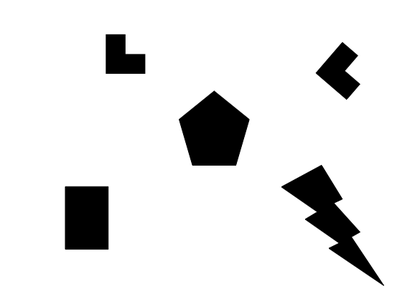
%> input picture problem2/prob2.tiff, 420 x 289 px, shrunk from 585 x 403 before the run
$ octave problem2_579.m   (GNU Octave 9; MATLAB toolbox functions it lacks are replaced by stand-ins)
%> lines starting %> are read from the running program, lines starting %| are printed output that depends on the picture
A=imread('prob2.tiff');
A=double(rgb2gray(A(:,:,1:3)));
%> A: size 289x420 double
image=imrotate(A,30,'bilinear');
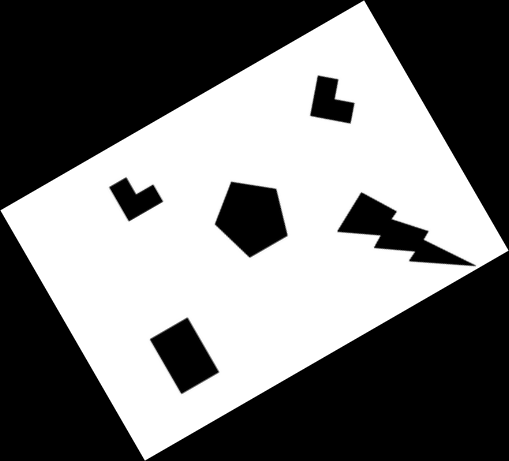
%> image: size 461x509 double; min 0, max 255, mean 118.6
imwrite(image,'prob2_rotate.tiff');
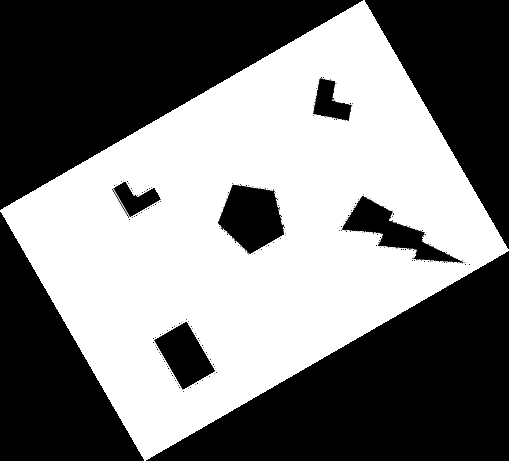
%> saved as prob2_rotate.tiff: size 461x509 uint8; min 0, max 255, mean 122.3


C = corner(image);
%> C = 37 rows, first 12: [508 251; 2 211; 146 460; 364 2; 394 219; 339 231; 376 247; 396 212; 411 261; 414 253; 428 232; 379 237]


im_double = im2double(image);
mask1 = [-1 0 1];
mask2 = [-1; 0; 1];

Ix = filter2(mask1, im_double);
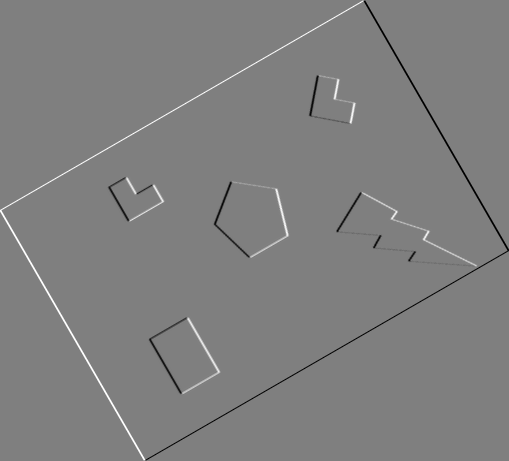
%> Ix: size 461x509 double; min -255, max 255, mean 0; drawn with min black and max white
Iy = filter2(mask2, im_double);
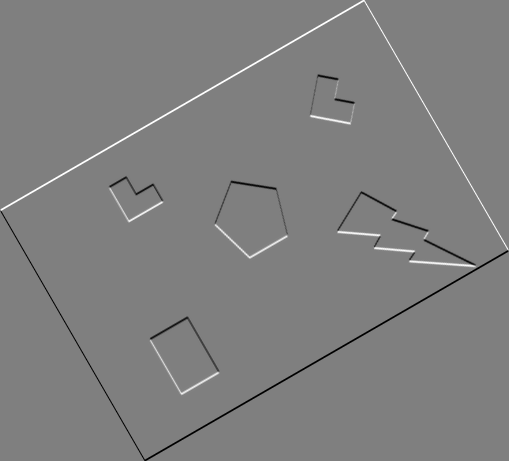
%> Iy: size 461x509 double; min -255, max 255, mean 0; mean of the top-left, top-right, bottom-left and bottom-right quarters 1.8, 1.1, -1.8, -1.1; drawn with min black and max white

%theta = atan2(Iy, Ix);


[row, col] = size(image);
%> row = 461; col = 509
[leng, a] = size(C);
%> leng = 37; a = 2

bin_all = [];


for i=1:1:leng
	c = C(i, 1);
	r = C(i, 2);

	r_from = max(1, r-2);
	r_to = min(row, r+2);
	c_from = max(1, c-2);
	c_to = min(col, c+2);

    bin = double(zeros(10,1));

    for x=r_from:1:r_to
        for y=c_from:1:c_to
            radian = atan2(Iy(x,y), Ix(x,y));
            theta = double(0);
            if (radian >= 0)
                theta = radian*360/(2*pi);
            else
                theta = (2*pi+radian)*360/(2*pi);
            end

        	mag = sqrt(Ix(x,y)^2+Iy(x,y)^2);
        	%[radian theta]

            idx = int8(round(theta/36.0));
            if (idx== 0)
                idx = int8(1);
            end

            bin(idx) = bin(idx) + mag;
        end
    end
    bin_all = [bin_all bin];
end
%> this loop made 37 passes
%> (c, r, r_from, r_to, c_from, c_to) on passes 2 to 13: (2, 211, 209, 213, 1, 4), (146, 460, 458, 461, 144, 148), (364, 2, 1, 4, 362, 366), (394, 219, 217, 221, 392, 396), (339, 231, 229, 233, 337, 341), (376, 247, 245, 249, 374, 378), (396, 212, 210, 214, 394, 398), (411, 261, 259, 263, 409, 413), (414, 253, 251, 255, 412, 416), (428, 232, 230, 234, 426, 430), (379, 237, 235, 239, 377, 381), (130, 221, 219, 223, 128, 132)
%> (c, r, r_from, r_to, c_from, c_to, bin_all) on pass 1: (508, 251, 249, 253, 506, 509, [0; 0; 0; 1047.3; 382.9; 1022.3; 696; 127.5; 0; 0])
%> after the loop, bin = [3.18; 134.4; 1700.7; 0; 0; 0; 0; 1812.1; 0.952; 0]

[bin_length, C_length] = size(bin_all);
%> bin_length = 10; C_length = 37

imshow(image);
hold on;
for p=1:1:C_length
    bin = bin_all(:,[p]);

    for i=1:1:bin_length
        w = bin(i)/23; %23 used to adjust arrow length
        quiver(C(p,1), C(p,2), w*cosd(i*36), w*sind(i*36));
    end
end
%> this loop made 37 passes
%> bin on passes 1 to 11: [0; 0; 0; 1047.3; 382.9; 1022.3; 696; 127.5; 0; 0], [1301.3; 696; 127.5; 0; 0; 0; 0; 0; 1047.3; 103.9], [83.67; 0; 0; 0; 0; 328.6; 1177.5; 334.7; 1351.1; 0], [328.6; 1177.5; 334.7; 1351.1; 83.67; 0; 0; 0; 0; 0], [1614.4; 2.06; 13.74; 0; 0; 0; 46.54; 1655.2; 87.21; 132.6], [0; 26.16; 1402.2; 0; 714.5; 1334.8; 0; 0; 0; 0], [0; 0; 1446.3; 227.1; 666.2; 1231.4; 0; 0; 0; 0], [1156.7; 0; 0; 0; 0; 0; 43.2; 1097.5; 605.7; 401.5], [0; 12.18; 1559.6; 151; 603.9; 1045; 0; 0; 0; 0], [0; 97.71; 1378.8; 194.2; 585.7; 1213.8; 0; 0; 0; 0], [1224.6; 0; 0; 0; 0; 0; 0; 1387.4; 320.5; 263.6]
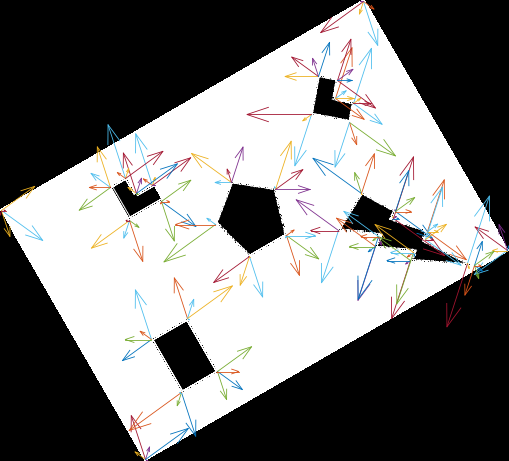
%> figure redrawn from the program's plot data
hold off;


%[leng count]
